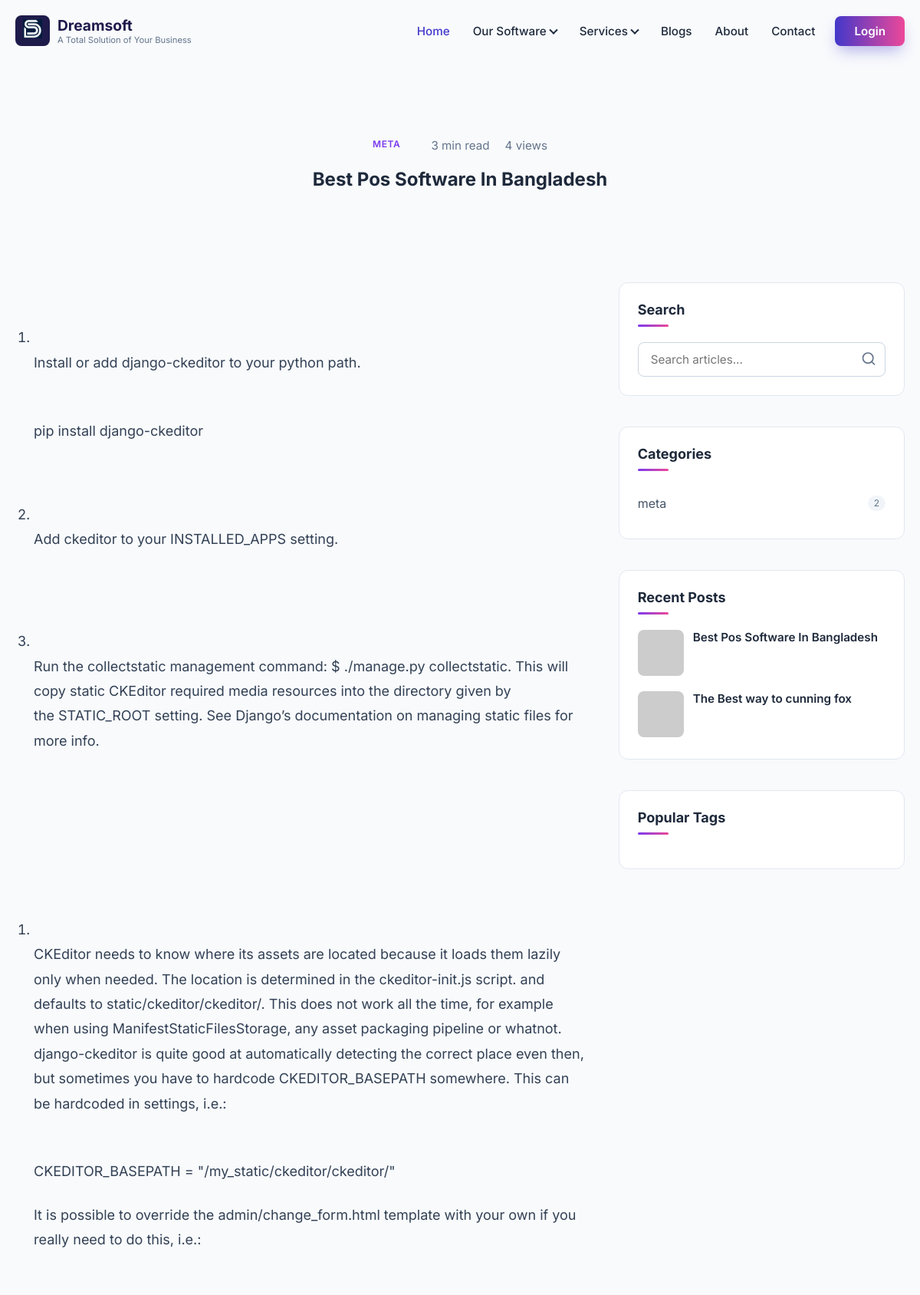
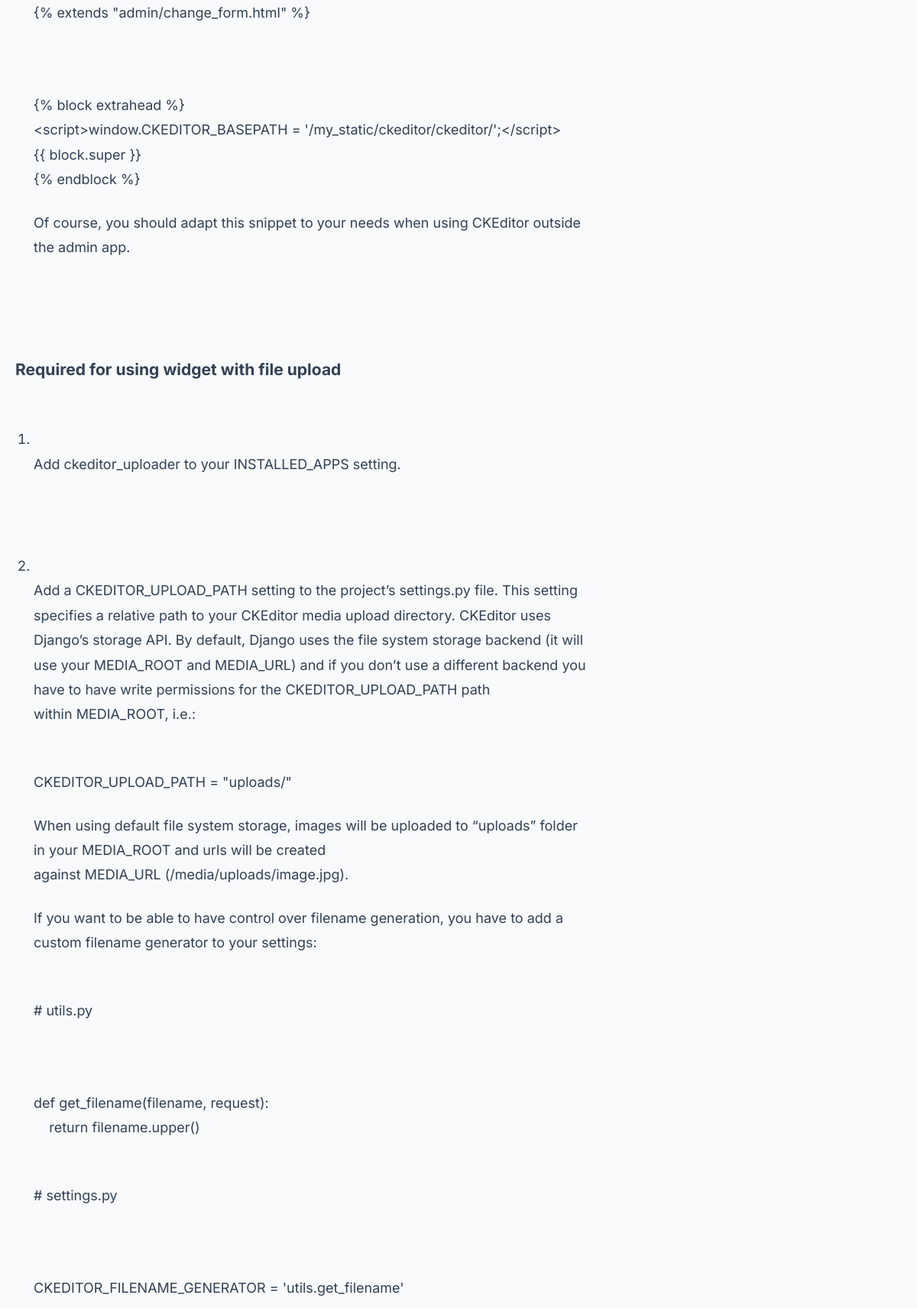
The app's page /blog/best-pos-software-in-bangladesh/ (upper part) with its own data (2 pictures, top to bottom).
### Pages/models.py (models this page shows, shortened)
class BlogPost(models.Model):
    STATUS_CHOICES = (
        ('draft', 'Draft'),
        ('published', 'Published'),
        ('archived', 'Archived'),
    )
    title = models.CharField(max_length=255)
    slug = models.SlugField(max_length=255, unique=True, blank=True)
    author = models.ForeignKey(User, on_delete=models.CASCADE, related_name='blog_posts')
    category = models.ForeignKey(Category, on_delete=models.SET_NULL, null=True, related_name='posts')
    tags = models.ManyToManyField(Tag, blank=True, related_name='posts')
    content = RichTextUploadingField('Content')
    excerpt = models.TextField(blank=True, help_text="Short summary for list views and SEO description")
    featured_image = models.ImageField(upload_to='blog_images/%Y/%m/', blank=True, null=True)
    status = models.CharField(max_length=10, choices=STATUS_CHOICES, default='draft')
    is_featured = models.BooleanField(default=False, help_text="Pin this post to the top or featured section")
    meta_title = models.CharField(max_length=255, blank=True, help_text="SEO Title (defaults to post title)")
    meta_description = models.CharField(max_length=160, blank=True, help_text="SEO Description (defaults to excerpt)")
    meta_keywords = models.CharField(max_length=255, blank=True, help_text="Comma-separated SEO keywords")
    views_count = models.PositiveIntegerField(default=0)
    reading_time = models.PositiveIntegerField(default=0, help_text="Estimated reading time in minutes")
    published_at = models.DateTimeField(blank=True, null=True)
    created_at = models.DateTimeField(auto_now_add=True)
    updated_at = models.DateTimeField(auto_now=True)
    class Meta:
        ordering = ['-published_at', '-created_at']
    def save(self, *args, **kwargs):
        if not self.meta_title:
            self.meta_title = self.title
        if not self.meta_description and self.excerpt:
            self.meta_description = self.excerpt[:160]
        if self.content:
            word_count = len(self.content.split())
            self.reading_time = max(1, round(word_count / 200))
        super().save(*args, **kwargs)

class Category(models.Model):
    name = models.CharField(max_length=100, unique=True)
    slug = models.SlugField(max_length=100, unique=True, blank=True)
    description = models.TextField(blank=True, null=True)
    created_at = models.DateTimeField(auto_now_add=True)
    class Meta:
        verbose_name_plural = "Categories"
        ordering = ['name']

### Pages/views/blog_view.py (the view)
# urls.py: path('blog/<slug:slug>/', blog_view.blog_detail, name='blog_detail'),
def blog_detail(request, slug):
    post = get_object_or_404(BlogPost, slug=slug, status='published')
    session_key = f'viewed_post_{post.id}'
    if not request.session.get(session_key, False):
        post.views_count += 1
        post.save(update_fields=['views_count'])
        request.session[session_key] = True
    related_posts = BlogPost.objects.filter(
        status='published'
    ).exclude(id=post.id).filter(
        Q(category=post.category) | Q(tags__in=post.tags.all())
    ).distinct().order_by('-published_at')[:3]
    context = get_common_context()
    context.update({
        'post': post,
        'related_posts': related_posts,
        'meta_description': post.meta_description,
        'meta_keywords': post.meta_keywords,
    })
    return render(request, 'Pages/blog/blog_detail.html', context)

### Pages/views/blog_view.py (called while the page is built)
def get_common_context():
    categories = Category.objects.annotate(post_count=Count('posts', filter=Q(posts__status='published'))).filter(post_count__gt=0).order_by('-post_count')
    recent_posts = BlogPost.objects.filter(status='published').order_by('-published_at')[:5]
    tags = Tag.objects.annotate(post_count=Count('posts', filter=Q(posts__status='published'))).filter(post_count__gt=0).order_by('-post_count')[:10]
    return {
        'categories': categories,
        'recent_posts': recent_posts,
        'tags': tags,
    }

### Pages/templates/Pages/blog/blog_detail.html (shortened to what this page needs)
{% extends 'Pages/base.html' %}
{% load static %}
{% block extra_css %}
    <link rel="stylesheet" href="{% static 'Pages/css/style.css' %}">
    <link rel="stylesheet" href="{% static 'Pages/css/blog.css' %}">
{% endblock %}
{% block content %}
<section class="blog-detail-hero">
    <div class="container">
        <div class="blog-detail-meta">
            {% if post.category %}
            <a href="{% url 'blog_category' post.category.slug %}" class="blog-category">{{ post.category.name }}</a>
            {% endif %}
            <span class="blog-read-time">{{ post.reading_time }} min read</span>
            <span class="blog-views">{{ post.views_count }} views</span>
        </div>
        <h1>{{ post.title }}</h1>
    </div>
</section>
<section class="blog-section">
    <div class="container">
        <div class="blog-container">
            <div class="blog-main">
                <article class="blog-post-full">
                    <div class="blog-detail-content">
                        {{ post.content|safe|linebreaks }}
                    </div>
                </article>
            </div>
            {% include 'Pages/blog/sidebar.html' %}
        </div>
    </div>
</section>
{% endblock %}

### Pages/templates/Pages/blog/sidebar.html (shortened to what this page needs)
<aside class="blog-sidebar">
    <div class="sidebar-widget">
        <h4 class="widget-title">Search</h4>
        <form action="{% url 'blog_list' %}" method="get" class="search-form">
            <input type="text" name="q" class="search-input" placeholder="Search articles..." value="{{ search_query|default:'' }}">
            <button type="submit" class="search-btn" aria-label="Search">
                <svg viewBox="0 0 24 24" width="20" height="20" fill="none" stroke="currentColor" stroke-width="2" stroke-linecap="round" stroke-linejoin="round"><circle cx="11" cy="11" r="8"/><path d="M21 21l-4.35-4.35"/></svg>
            </button>
        </form>
    </div>
    <div class="sidebar-widget">
        <h4 class="widget-title">Categories</h4>
        <ul class="category-list">
            {% for cat in categories %}
            <li>
                <a href="{% url 'blog_category' cat.slug %}">
                    <span>{{ cat.name }}</span>
                    <span class="category-count">{{ cat.post_count }}</span>
                </a>
            </li>
            {% endfor %}
        </ul>
    </div>
    <div class="sidebar-widget">
        <h4 class="widget-title">Recent Posts</h4>
        <div class="recent-posts-list">
            {% for recent in recent_posts %}
            <div class="recent-post-item">
                <a href="{% url 'blog_detail' recent.slug %}" class="recent-post-link">
                    {% if recent.featured_image %}
                    <img src="{{ recent.featured_image.url }}" alt="{{ recent.title }}" class="recent-post-img">
                    {% else %}
                    <img src="https://via.placeholder.com/150?text=Post" alt="{{ recent.title }}" class="recent-post-img">
                    {% endif %}
                </a>
                <div class="recent-post-info">
                    <h4><a href="{% url 'blog_detail' recent.slug %}">{{ recent.title }}</a></h4>
                </div>
            </div>
            {% endfor %}
        </div>
    </div>
    <div class="sidebar-widget">
        <h4 class="widget-title">Popular Tags</h4>
    </div>
</aside>

### Pages/static/Pages/css/theme.css (style rules this page uses)
:root { --primary-color: #4338ca; --secondary-color: #8b5cf6; --accent-color: #a855f7; --text-dark: #1e293b; --text-light: #64748b; --white: #ffffff; --bg-light: #f8fafc; --gradient-btn: linear-gradient(135deg, #4338ca, #8b5cf6); --gradient-hover: linear-gradient(135deg, #3730a3, #7c3aed); }
* { margin: 0; padding: 0; box-sizing: border-box; font-family: 'Inter', sans-serif; }
body { background-color: var(--bg-light); color: var(--text-dark); overflow-x: hidden; }
.container { max-width: 1280px; margin: 0 auto; padding: 0 20px; }
a { text-decoration: none; color: inherit; }
ul { list-style: none; }

### Pages/static/Pages/css/blog.css (style rules this page uses)
.blog-container { display: grid; grid-template-columns: 2fr 1fr; gap: 40px; padding: 60px 0; }
.blog-category { color: #7c3aed; font-weight: 600; text-transform: uppercase; font-size: 0.75rem; letter-spacing: 0.05em; }
.blog-sidebar { display: flex; flex-direction: column; gap: 40px; }
.sidebar-widget { background: #fff; padding: 24px; border-radius: 12px; border: 1px solid #e2e8f0; }
.widget-title { font-size: 1.125rem; font-weight: 700; margin-bottom: 20px; color: #1e293b; position: relative; padding-bottom: 12px; }
.widget-title::after { content: ''; position: absolute; bottom: 0; left: 0; width: 40px; height: 3px; background: linear-gradient(to right, #7c3aed, #ec4899); border-radius: 2px; }
.search-form { position: relative; }
.search-input { width: 100%; padding: 12px 16px; padding-right: 40px; border: 1px solid #cbd5e1; border-radius: 8px; font-size: 0.95rem; transition: border-color 0.2s; }
.search-btn { position: absolute; right: 8px; top: 50%; transform: translateY(-50%); background: none; border: none; color: #64748b; cursor: pointer; padding: 4px; }
.category-list { list-style: none; padding: 0; margin: 0; }
.category-list li { border-bottom: 1px solid #f1f5f9; }
.category-list li:last-child { border-bottom: none; }
.category-list a { display: flex; justify-content: space-between; padding: 12px 0; color: #475569; transition: color 0.2s; }
.category-count { background: #f1f5f9; padding: 2px 8px; border-radius: 12px; font-size: 0.75rem; color: #64748b; }
.recent-posts-list { display: flex; flex-direction: column; gap: 16px; }
.recent-post-item { display: flex; gap: 12px; }
.recent-post-img { width: 60px; height: 60px; border-radius: 8px; object-fit: cover; flex-shrink: 0; }
.recent-post-info h4 { font-size: 0.95rem; font-weight: 600; margin: 0 0 4px; line-height: 1.3; }
.recent-post-info h4 a { color: #1e293b; transition: color 0.2s; }
.blog-detail-hero { padding: 100px 0 60px; text-align: center; background: var(--bg-light); }
.blog-detail-meta { display: flex; justify-content: center; gap: 20px; margin-bottom: 20px; color: #64748b; font-size: 0.95rem; flex-wrap: wrap; }
.blog-detail-content { font-size: 1.125rem; line-height: 1.8; color: #334155; }
.blog-detail-content p { margin-bottom: 24px; }
.blog-detail-content ul, .blog-detail-content ol { margin-bottom: 24px; padding-left: 24px; }
.blog-detail-content li { margin-bottom: 12px; }

### records on screen
BlogPost: category.name "META", reading_time "3", views_count "4", title "Best Pos Software In Bangladesh", content "Install or add django-ckeditor to your python path. pip install django-ckeditor Add ckeditor to your INSTALLED_APPS setting. Run the collectstatic management command: $ ./manage.py collectstatic. This will copy static CKEditor required media resources into the directory given by the STATIC_ROOT setting. See Django’s documentation on managing static files for more info. CKEditor needs to know where its assets are located because it loads them lazily only when needed. The location is determined in the ckeditor-init.js script. and defaults to static/ckeditor/ckeditor/. This does not work all the time, for example when using ManifestStaticFilesStorage, any asset packaging pipeline or whatnot.…"
Category: name "meta", post_count "2"
BlogPost: title "The Best way to cunning fox"
